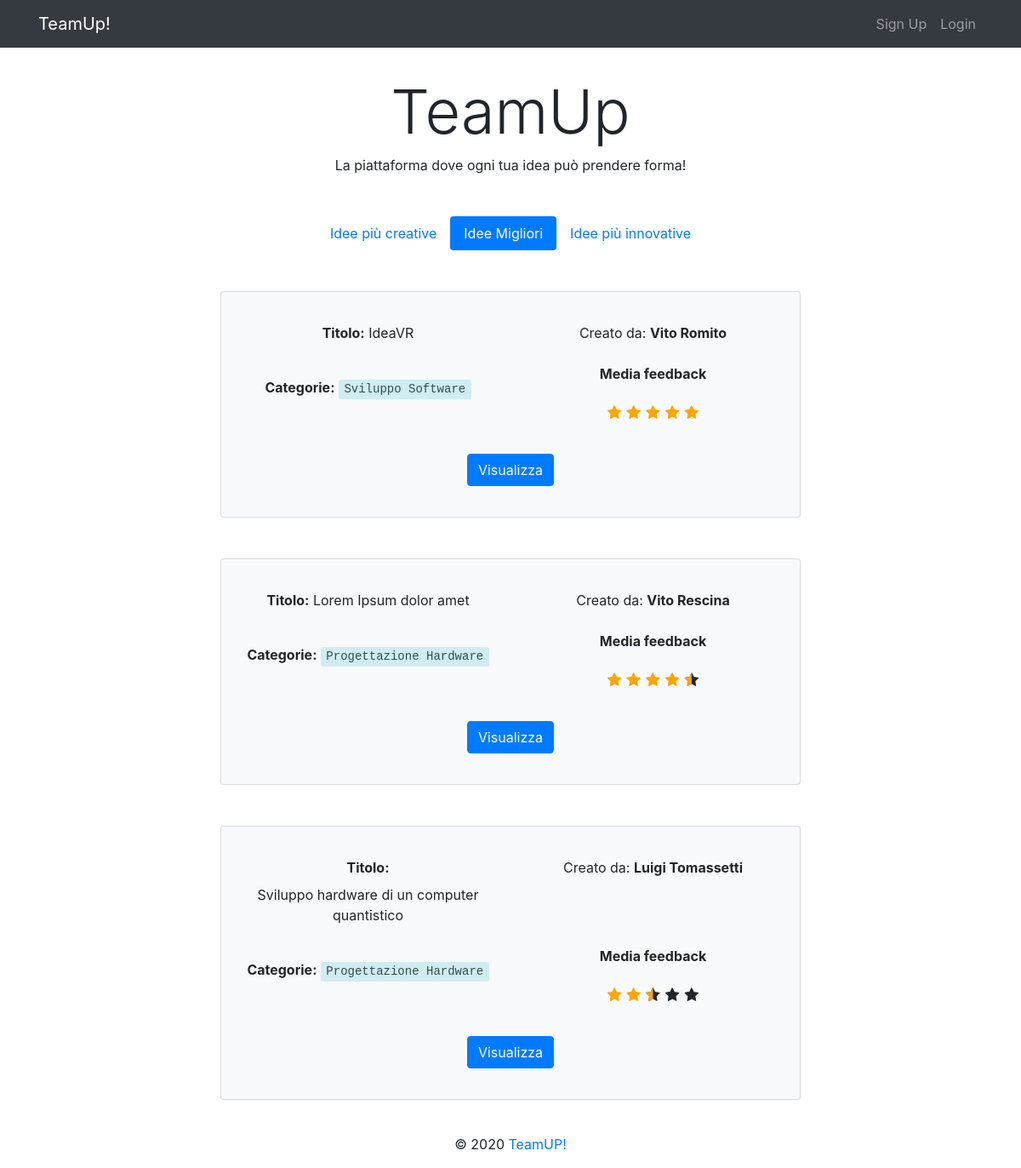
The page / on the database its author committed.
### tables this page shows
CREATE TABLE IF NOT EXISTS `idea` (
  `id` int(11) NOT NULL AUTO_INCREMENT,
  `title` varchar(255) NOT NULL,
  `ownerId` int(11) NOT NULL,
  `description` text NOT NULL,
  `creationDate` timestamp NOT NULL DEFAULT CURRENT_TIMESTAMP,
  `sponsorEndDate` date DEFAULT NULL,
  `sponsorCategoryid` int(11) DEFAULT NULL,
  PRIMARY KEY (`id`),
  KEY `fk_idea_users_idx` (`ownerId`),
  KEY `fk_idea_sponsorCategoryModel1_idx` (`sponsorCategoryid`)
);

CREATE TABLE IF NOT EXISTS `ideaCategory` (
  `id` int(11) NOT NULL AUTO_INCREMENT,
  `description` varchar(255) NOT NULL,
  PRIMARY KEY (`id`)
);

### app/controllers/Ideas.php (called while the page is built, shortened)
<?php
class Ideas extends Controller {
    private $ideaModel;
    private $categoryModel;
    private $userModel;
    private $feedbackModel;
    public function __construct(){
        $this->ideaModel = $this->model(IdeaModel::class);
        $this->categoryModel = $this->model("IdeaCategoryModel");
        $this->userModel = $this->model(User::class);
        $this->feedbackModel = $this->model(Feedback::class);
    }
    public function bestIdeas($bestIdeaType = ''){
        $ideas = null;
        $bestIdeaTypeQuery = null;
        switch ($bestIdeaType){
            case BEST_IDEA:
                $ideas = $this->ideaModel->getTopTen(BEST);
                $bestIdeaTypeQuery = BEST;
                break;
        }
        $data = null;
        if($ideas){
            $categories = [];
            $owners = [];
            $avgVotes = [];
            foreach ($ideas as $idea){
                $singleOwner = $this->userModel->getIdeaOwner($idea->id);
                $owners[$idea->id] = $singleOwner->getFirstName() . " " . $singleOwner->getLastName();
                $categories[$idea->id] = $this->categoryModel->getCategoryByIdea($idea->id);
                $avgVotes[$idea->id] = $this->feedbackModel->getAvgVoteByIdeaId($idea->id,$bestIdeaTypeQuery);
            }
            $data = [BEST_IDEA_TYPE=>$bestIdeaType,IDEASDTO=>$ideas,CATEGORIES=>$categories,OWNERS=>$owners,FEEDBACK_AVG=>$avgVotes];
        }
        $this->view('ideas/bestIdeas',$data);
    }
}

### app/libraries/Core.php (called while the page is built, shortened)
<?php
  class Core
  {
      protected $currentMethod = 'bestIdeas';
      public function __construct()
      {
          $url = $this->getUrl();
          $this->currentController = new $this->currentController;
          $this->params = $url ? array_values($url) : [];
          call_user_func_array([$this->currentController, $this->currentMethod], $this->params);
      }
      public function getUrl(){
          return null;
      }
  }

### public/index.php (called while the page is built, shortened)
<?php
$init = new Core;

### app/libraries/Database.php (called while the page is built, shortened)
<?php
class Database {
    private $dbh;
    private $stmt;
    public function __construct(){
        $dsn = 'mysql:host=' . DB_HOST . ';dbname=' . DB_NAME;
        $options = array(
            PDO::ATTR_PERSISTENT => true,
            PDO::ATTR_ERRMODE => PDO::ERRMODE_EXCEPTION
        );
        try{
            $this->dbh = new PDO($dsn, DB_USER, DB_PASS, $options);
        } catch(PDOException $e){
            echo $e->getMessage();
        }
    }
    public function query($sql){
        $this->stmt = $this->dbh->prepare($sql);
    }
    public function bind($param, $value, $type = null){
        if(is_null($type)){
            switch(true){
                default:
                    $type = PDO::PARAM_STR;
            }
        }
        $this->stmt->bindValue($param, $value, $type);
    }
    public function execute(){
        return $this->stmt->execute();
    }
    public function resultSet(){
        $this->execute();
        return $this->stmt->fetchAll(PDO::FETCH_OBJ);
    }
    public function classesFromResultSet($className){
        $this->execute();
        return $this->stmt->fetchAll(PDO::FETCH_CLASS, $className);
    }
    public function classFromSingle($className){
        $this->stmt->setFetchMode(PDO::FETCH_CLASS, $className);
        return $this->stmt->fetch();
    }
}

### app/models/IdeaModel.php (called while the page is built, shortened)
<?php
class IdeaModel{
    private $database;
    public function __construct(){
        $this->database = new Database();
    }
    public function getTopTen($voteType){
        $select_op = "";
        switch ($voteType){
            case BEST:
                $select_op = "AVG( (feedback.creativityVote + feedback.innovativityVote) / 2 ) as avgVote";
                break;
        }
        $this->database->query("SELECT idea.*, ". $select_op ." FROM idea JOIN feedback ON idea.id=feedback.idea_id GROUP BY idea.id ORDER BY ".$voteType." DESC LIMIT 10");
        return $this->database->resultSet();
    }
}

### app/models/IdeaCategoryModel.php (called while the page is built, shortened)
<?php
class IdeaCategoryModel{
    private $database;
    public function __construct(){
        $this->database = new Database();
    }
    public function getCategoryByIdea($ideaId){
        $this->database->query(GET_CATEGORYBYIDEA);
        $this->database->bind(IDEA_ID_PARAM, $ideaId);
        return $this->database->classesFromResultSet(IdeaCategoryDTO::class);
    }
}
class IdeaCategoryDTO{
    private $description;
    public function getDescription()
    {
        return $this->description;
    }
}

### app/views/ideas/bestIdeas.php (the view)
<?php require APPROOT . '/views/inc/header.php'; ?>
<div class="row">
    <div class="container rounded mt-3 col-md-8">
        <div class="container text-center">
            <label class="display-3 ">TeamUp</label>
            <p>La piattaforma dove ogni tua idea può prendere forma!</p>
        </div>
        <div class="mt-5 text-center">
            <div class="d-flex justify-content-center">
                <ul class="nav nav-pills">
                    <li class="nav-item">
                        <a class="nav-link <?php echo "" . (isset($data[BEST_IDEA_TYPE]) && $data[BEST_IDEA_TYPE] == BEST_IDEA_CREATIVITY) ? "active" : "" ?>"  href="<?php echo URLROOT?>/ideas/bestIdeas/CREATIVITY">Idee più creative</a>
                    </li>
                    <li class="nav-item">
                        <a class="nav-link <?php echo "" . (isset($data[BEST_IDEA_TYPE]) && $data[BEST_IDEA_TYPE] == BEST_IDEA) ? "active" : "" ?>"  href="<?php echo URLROOT?>/ideas/bestIdeas/">Idee Migliori</a>
                    </li>
                    <li class="nav-item">
                        <a class="nav-link <?php echo "" . (isset($data[BEST_IDEA_TYPE]) && $data[BEST_IDEA_TYPE] == BEST_IDEA_INNOVATIVITY) ? "active" : "" ?>"  href="<?php echo URLROOT?>/ideas/bestIdeas/INNOVATIVITY">Idee più innovative</a>
                    </li>
                </ul>
            </div>
        </div>
        <?php if(!empty($data) && !empty($data[IDEASDTO])) : foreach($data[IDEASDTO] as $dto): ?>
            <div class="card card-body rounded bg-light mt-5 m-4">
                <div class="justify-center">
                    <div class="row">
                        <div class="col-md-6 text-center">
                            <div class="form-group mt-3">
                                <label for="title" class="display-5 font-weight-bolder">Titolo: </label>
                                <label for="firstName"><?php echo $dto->title;?></label>
                            </div>
                        </div>
                        <div class="col-md-6 text-center">
                            <div class="form-group mt-3  ">
                                <label for="title" class="display-5 ">Creato da: </label>
                                <label for="firstName" class="font-weight-bolder"><?php echo $data[OWNERS][$dto->id];?></label>
                            </div>
                        </div>
                    </div>
                    <div class="row">
                        <div class="col-md-6 text-center">
                            <div class="form-group mt-3 ">
                                <label for="firstName" class="display-5 font-weight-bolder">Categorie: </label>
                                <?php  foreach($data[CATEGORIES][$dto->id] as $ideaCategory): ?>
                                    <kbd style= "color:darkslategray;" class="alert-info"><label for="description"><?php echo $ideaCategory->getDescription(); ?></label></kbd>
                                <?php endforeach; ?>
                            </div>
                        </div>
                        <div class="col-md-6 text-center">
                            <label><strong><?php
                                if(isset($data[BEST_IDEA_TYPE]) && $data[BEST_IDEA_TYPE] == BEST_IDEA_INNOVATIVITY)   {
                                    echo "Media feedback Innovatività";
                                }elseif (isset($data[BEST_IDEA_TYPE]) && $data[BEST_IDEA_TYPE] == BEST_IDEA_CREATIVITY){
                                    echo "Media feedback Creatività";
                                }elseif (isset($data[BEST_IDEA_TYPE]) && $data[BEST_IDEA_TYPE] == BEST_IDEA){
                                    echo "Media feedback";
                                }
                            ?> </strong></label>
                            <div><?php if (!empty($data[FEEDBACK_AVG])) {
                                    $feedbackVote = $data[FEEDBACK_AVG][$dto->id];
                                    require('starRatingFixed.php');
                                } ?></div>
                        </div>
                    </div>
                    <div class="row">
                        <div class="col-md-12 form-group mt-3 text-center">
                            <a href="<?php echo URLROOT; ?>/ideas/showIdea/<?php echo $dto->id; ?>" type="button" class="btn btn-primary">Visualizza</a>
                        </div>
                    </div>
                </div>
            </div>
        <?php endforeach; ?>
        <?php endif; ?>
    </div>
</div>
<?php require APPROOT . '/views/inc/footer.php'; ?>

### app/views/ideas/starRatingFixed.php (shortened to what this page needs)
<fieldset class="rate" id="ratingFixed">
    <input type="radio" name="rating" /><label style="<?php echo ($feedbackVote >= 5) ? SELECTED_COLOR : "" ?>" title="5 stars"></label>
    <input type="radio" name="rating" /><label style="<?php echo ($feedbackVote >= 4) ? SELECTED_COLOR : "" ?>" title="4 stars"></label>
    <input type="radio" name="rating" /><label style="<?php echo ($feedbackVote >= 3) ? SELECTED_COLOR : "" ?>" title="3 stars"></label>
    <input type="radio" name="rating" /><label style="<?php echo ($feedbackVote >= 2) ? SELECTED_COLOR : "" ?>" title="2 stars"></label>
    <input type="radio" name="rating" /><label style="<?php echo ($feedbackVote >= 1) ? SELECTED_COLOR : "" ?>" title="1 star"></label>
</fieldset>

### public/css/style.css (style rules this page uses)
.rate { display: inline-block; border: 0; }
.rate > label { float: right; }
.rate > label:before { display: inline-block; font-size: 1.1rem; padding: .3rem .2rem; margin: 0; cursor: pointer; font-family: FontAwesome, sans-serif; content: "\f005 "; }

### rows shown on the page
idea: title "IdeaVR", id "Vito Romito"
ideacategory: description "Sviluppo Software"
idea: title "Lorem Ipsum dolor amet", id "Vito Rescina"
ideacategory: description "Progettazione Hardware"
idea: title "Sviluppo hardware di un computer quantistico", id "Luigi Tomassetti"

### other values the page prints
SITENAME "TeamUp!"
